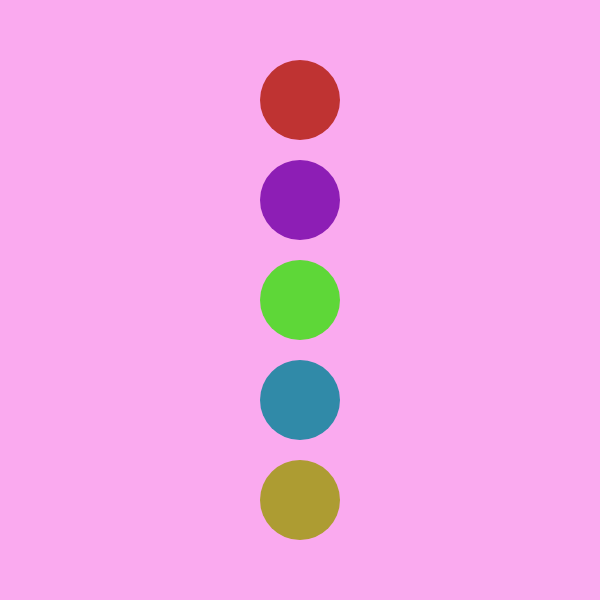
Frame 1 (no input)
Frame 60 (no input): identical to frame 1, image omitted
Frame 120 (the mouse pressed at the canvas centre since frame 60): identical to frame 1, image omitted

The p5.js sketch that drew this single still picture (run headless with seeded random() and noise() and a simulated clock; from frame 60 on, the mouse is pressed at the canvas centre):

// p5.js sketch
// ── sketch.js
var x = 300;

function setup() {
	createCanvas(600, 600);
}

function draw() {
	background(250, 170, 239);

	const items = [
		{
			color: color(191, 51, 50),
			x: x,
			y: 100
		},
		{
			color: color(141, 30, 181),
			x: x,
			y: 200
		},
		{
			color: color(94, 215, 56),
			x: x,
			y: 300
		},
		{
			color: color(48, 138, 168),
			x: x,
			y: 400
		},
		{
			color: color(173, 156, 50),
			x: x,
			y: 500
		},
	];

	items.forEach(function (item) {
		fill(item.color);
		noStroke();
		ellipse(item.x, item.y, 80, 80);
	});
}
